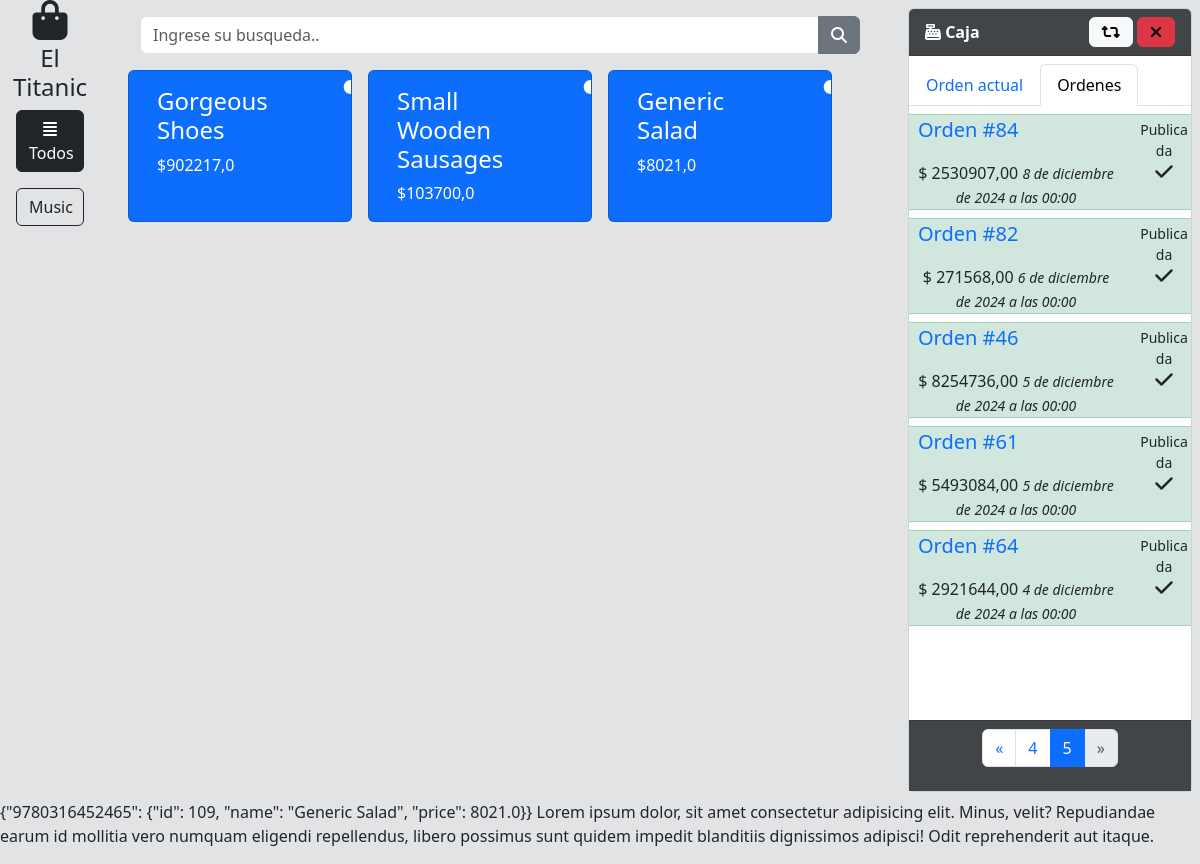
Page /pos?page=5 on the committed database.
### inventory/models.py (models this page shows, shortened)
class Category(models.Model):
    name = models.CharField(max_length=128)
    icon = models.CharField(max_length=128, null=True, default=None)
    description = models.TextField(null=True, default=None)

class Product(models.Model):
    name = models.CharField(max_length=128)
    price = models.FloatField(default=0.0)
    sell_price = models.FloatField(default=0.0)
    stock = models.IntegerField(default=0)
    description = models.TextField(null=True, default=None)
    vendor = models.ForeignKey(Vendor, on_delete=models.SET_NULL, null=True)
    category = models.ForeignKey(Category, on_delete=models.SET_NULL, null=True)
    bar_code = models.CharField(max_length=20, default=0)

class SaleOrder(models.Model):
    options = [
        (1, "Borrador"),
        (2, "Publicada"),
        (3, "Eliminada")
    ]
    date = models.DateTimeField(default=timezone.now)
    customer = models.ForeignKey(Customer, on_delete=models.SET_NULL, null=True)
    status = models.IntegerField(choices=options, default=1)
    registered = models.BooleanField(default=False)

### inventory/views.py (the view)
# urls.py: path('pos', views.posView, name='posView'),
def posView(request):
    if 'nInputs' in request.POST:
        nInputs = request.POST['nInputs']
        if 'draft' in request.POST:
            new_order = SaleOrder.objects.create(status=1)
        elif 'publish' in request.POST:
            if 'customer' in request.POST:
                actual_customer = Customer.objects.get(id=request.POST['customer'])
                actual_debt = int(request.POST['debt'])*-1
                Debt.objects.create(customer=actual_customer, amount=actual_debt)
                new_order = SaleOrder.objects.create(status=2, customer=actual_customer)
            else:
                new_order = SaleOrder.objects.create(status=2)
        c_order = new_order.id
        if 'delete' in request.POST:
            d_id = request.POST['delete']
            d_order = SaleOrder.objects.get(id=d_id)
            d_order.delete()
        for i in range(int(nInputs)):
            str_p = f"p{i}"
            str_q = f"q{i}"
            quantity = request.POST[str_q]
            product_id = request.POST[str_p]
            i_product = Product.objects.get(id=product_id)
            OrderItem.objects.create(order=new_order, product=i_product, quantity=quantity, price=i_product.price)
    else:
        c_order = False
    products = Product.objects.all()
    customer = Customer.objects.all()
    categorys = Category.objects.all()
    orders = SaleOrder.objects.order_by('-date')
    for actual_order in orders:
        actual_items = OrderItem.objects.filter(order=actual_order)
        actual_order.total = 0
        for item in actual_items:
            actual_order.total += item.price * item.quantity
    if request.GET.get('order'):
        order_id = request.GET.get('order')
        order = SaleOrder.objects.get(id=order_id)
        if order.status == 1:
            order_items = OrderItem.objects.filter(order=order)
            total = 0
            if order_items:
                for item in order_items:
                    actual_price = item.price * item.quantity
                    total += actual_price
                for item in order_items:
                    item.total_price = item.price * item.quantity
        else:
            order = []
            order_items = []
    else:
        order = []
        order_items = []
    pagination = Paginator(orders, 10)
    pageNumber = request.GET.get('page')
    order_pages = pagination.get_page(pageNumber)
    if not pageNumber:
        page = False
    else:
        page = True
    product_bc = {}
    test = []
    for product in products:
        if product.bar_code != "0":
            product_bc[f"{product.bar_code}"] = {
            "id": product.pk,
            "name": product.name,
            "price": product.price
        }
    p_w_bar_code = json.dumps(product_bc)
    return render(request, "posView.html", {
        "products": products,
         "categorys": categorys,
         "customer": customer,
         "order": order,
         "order_items": order_items,
         "order_pages": order_pages,
         "page": page,
         "c_order": c_order,
         "bc_products": p_w_bar_code
         })

### inventory/templates/posView.html (shortened to what this page needs)
<!DOCTYPE html>
<html lang="en">
    <head>
        {% load static %}
        <link rel="stylesheet" href="{% static 'css/bootstrap.min.css' %}">
        <link rel="stylesheet" href="{% static 'css/main.css' %}">
        <link rel="stylesheet" href="{% static 'css/simple-line-icons.css' %}">
        <link rel="stylesheet" href="{% static 'css/font-awesome.css' %}">
        <link rel="stylesheet" href="{% static 'css/styles.css' %}">
        <link rel="stylesheet" href="{% static 'css/dataTables.bootstrap4.css' %}">
        <link rel="stylesheet" href="{% static 'css/font-awesome/css/all.css' %}">
    </head>
<body class="bg-secondary" style="--bs-bg-opacity: .20;">
    <div class="container-fluid" style="height: 100vh; width: 100vw; overflow: hidden;">
        <div class="row" style="height: 100vh; width: 100vw;">
            <div class="col-1 container text-center" style="max-height: 100%; overflow:auto;">
                <div class="row d-block align-content-center" style="height: 110px;">
                    <i class="fa-solid fa-bag-shopping fs-1 mb-1"></i>
                    <h4>El Titanic</h4>
                </div>
                <form>
                    <div class="row d-block p-3 pt-0">
                        <label class="categoryItem p-0" data-category="0" id="categoryAll">
                            <span class="btn btn-outline-dark rounded w-100 h-100">
                                <i class="fas fa-align-justify"></i>
                                <span class="fs-6 d-block">Todos</span>
                            </span>
                        </label>
                    </div>
                    {% for c in categorys %}
                        <div class="row d-block p-3 pt-0">
                            <label class="categoryItem p-0 categoryLabel" data-category="{{c.id}}">
                                <span class="btn btn-outline-dark rounded w-100 h-100">
                                    <span class="fs-6 d-block">{{c.name}}</span>
                                </span>
                            </label>
                        </div>
                    {% endfor %}
                </form>
            </div>
            <div class="col-8 overflow-auto" style="max-height: 100vh;">
                <div class="row m-3">
                    <div class="input-group col-12">
                        <input type="text" class="form-control" placeholder="Ingrese su busqueda.." aria-label="Ingrese su busqueda.." id="searchInput">
                        <button class="btn btn-secondary" type="button" id="searchButton"><i class="fas fa-magnifying-glass"></i></button>
                      </div>
                    {% for p in products %}
                        <div class="row mt-3 me-1 col-4 productDiv" data-category="{{p.category.id}}" data-active="1">
                            <label for="cbProduct{{p.id}}" class="card text-white bg-primary overflow-hidden card-product">
                            <div class="card-body row">
                                <div class="col-11">
                                    <h4 class="card-title productItem">{{p.name}}</h4>
                                    <p class="card-text">${{p.price}}</p>
                                </div>
                                <div class="align-content-center text-center position-absolute">
                                    <i class="fas fa-plus position-absolute translate-middle plus-product"></i>
                                </div>
                            </div>
                            </label>
                        </div>
                    {% endfor %}
                </div>
            </div>
            <div class="col-3 p-2">
                <div class="card text-center h-100">
                    <div class="card-header bg-dark text-bg-dark d-flex" style="--bs-bg-opacity: .85;">
                      <div class="flex-grow-1 text-start align-content-center">
                        <i class="fas fa-cash-register"></i>
                        <b>Caja</b>
                      </div>
                      <div class="">
                        <a class="m-0 btn d-inline-flex btn-light h-100 align-self-center" style="color: black;" href="{% url 'posView' %}">
                            <i class="fas fa-retweet align-self-center"></i>
                        </a>
                        <a class="m-0 btn d-inline-flex btn-danger h-100 align-self-center" style="color: black;" href="{% url 'dashboard' %}">
                            <i class="fas fa-xmark align-self-center"></i>
                        </a>
                      </div>
                    </div>
                    <div class="card-body p-0 pt-2" style="/*max-height: 668px;*/ overflow-y: auto; overflow-x:hidden;">
                        <ul class="nav nav-tabs">
                            <li class="nav-item">
                                <a class="nav-link {% if not page == 1 %}active{% endif %}" href="{% url 'posView' %}" id="actualOrder" aria-current="page" style="cursor: pointer;">Orden actual</a>
                            </li>
                            <li class="nav-item">
                                <a class="nav-link {% if page %}active{% endif %}" id="allOrders" style="cursor: pointer;" href="/pos?page=1">Ordenes</a>
                            </li>
                        </ul>
                        <div id="saleOrders" {% if not page %}style="display: none;"{% endif %}>
                            {% for order in order_pages %}
                                {% if order.status == 2 %}
                                <div class="row bg-success-subtle border border-success-subtle border-1 mt-2 mb-2">
                                    <div class="col-9 justify-content-start d-flex">
                                        <a href="/order?order={{order.id}}" style="text-decoration: none;" class="fs-5 ms-2">Orden #{{order.id}}</a>
                                    </div>
                                    <small class="col-3 mt-1">{{order.get_status_display}}</small>
                                    <div class="col-9 justify-content-start d-flex">
                                        <span class="fs-6 ms-2">
                                            <span>$</span>
                                            <span>{{order.total}}</span>
                                            <small class=" align-content-center"><em>{{order.date}}</em></small>
                                        </span>
                                    </div>
                                    <div class="col-3">
                                        <i class="fas fa-check fs-5 mb-2"></i>
                                    </div>
                                </div>
                                {% endif %}
                            {% endfor %}
                        </div>
                    </div>
                    <div class="card-footer bg-dark text-bg-dark p-2" id="allOrdersFooter" style="--bs-bg-opacity: .85; {% if not page %}display: none;{% endif %}">
                        <div class="justify-content-center d-flex dataTables_paginate paging_simple_numbers m-0" id="dataTable_paginate">
                            <ul class="pagination">
                                <li class="paginate_button page-item previous {% if not order_pages.has_previous %}disabled{% endif %}" id="dataTable_previous">
                                    <a href="?page=1" aria-controls="dataTable" data-dt-idx="0" tabindex="0" class="page-link">
                                      &laquo;
                                    </a>
                                  </li>
                                  {% if order_pages.has_previous %}
                                  <li class="paginate_button page-item">
                                    <a href="?page={{ order_pages.previous_page_number }}" aria-controls="dataTable" data-dt-idx="1" tabindex="0" class="page-link">
                                      {{ order_pages.previous_page_number }}
                                    </a>
                                  </li>
                                  {% endif %}
                                  <li class="paginate_button page-item active">
                                    <a href="?page={{ order_pages.number }}" aria-controls="dataTable" data-dt-idx="1" tabindex="0" class="page-link">
                                      {{ order_pages.number }}
                                    </a>
                                  </li>
                                  <li class="paginate_button page-item next {% if not order_pages.has_next %} disabled {% endif %}" id="dataTable_next">
                                    <a href="?page={{ order_pages.paginator.num_pages }}" aria-controls="dataTable" data-dt-idx="2" tabindex="0" class="page-link">
                                      &raquo;
                                    </a>
                                  </li>
                          </ul>
                        </div>
                    </div>
                  </div>
            </div>
        </div>
    </div>
    <p>{{bc_products}}
        Lorem ipsum dolor, sit amet consectetur adipisicing elit. Minus, velit? Repudiandae earum id mollitia vero numquam eligendi repellendus, libero possimus sunt quidem impedit blanditiis dignissimos adipisci! Odit reprehenderit aut itaque.
    </p>
</body>
</html>

### inventory/static/css/main.css (style rules this page uses)
.plus-product { font-size: 7em; top: 110%; left: 110%; transition: all 0.3s ease; }
.card-product { cursor: pointer; transition: .2s; }
.categoryItem { --bs-btn-color: #000; --bs-btn-bg: #f8f9fa; --bs-btn-border-color: #f8f9fa; --bs-btn-hover-color: #000; --bs-btn-hover-bg: #d3d4d5; --bs-btn-hover-border-color: #c6c7c8; --bs-btn-focus-shadow-rgb: 211,212,213; --bs-btn-active-color: #000; --bs-btn-active-bg: #c6c7c8; --bs-btn-active-border-color: #babbbc; --bs-btn-active-shadow: inset 0 3px 5px rgba(0, 0, 0, 0.125); --bs-btn-disabled-color: #000; --bs-btn-disabled-bg: #f8f9fa; --bs-btn-disabled-border-color: #f8f9fa; }
.categoryRadio:checked + span { --bs-btn-color: #fff; --bs-btn-bg: #212529; --bs-btn-border-color: #212529; --bs-btn-hover-color: #fff; --bs-btn-hover-bg: #424649; --bs-btn-hover-border-color: #373b3e; --bs-btn-focus-shadow-rgb: 66,70,73; --bs-btn-active-color: #fff; --bs-btn-active-bg: #4d5154; --bs-btn-active-border-color: #373b3e; --bs-btn-active-shadow: inset 0 3px 5px rgba(0, 0, 0, 0.125); --bs-btn-disabled-color: #fff; --bs-btn-disabled-bg: #212529; --bs-btn-disabled-border-color: #212529; }

### inventory/static/css/styles.css (style rules this page uses)
html { position: relative; min-height: 100%; }
body { height: 100%; }
:root { --input-padding-x: 0.75rem; --input-padding-y: 0.75rem; }

### rows in the picture
Category: name "Music"
Product: name "Gorgeous Shoes", price "902217,0"
Product: name "Small Wooden Sausages", price "103700,0"
Product: name "Generic Salad", price "8021,0"
SaleOrder: id "84", status "Publicada", total "2530907,00", date "8 de diciembre de 2024 a las 00:00"
SaleOrder: id "82", status "Publicada", total "271568,00", date "6 de diciembre de 2024 a las 00:00"
SaleOrder: id "46", status "Publicada", total "8254736,00", date "5 de diciembre de 2024 a las 00:00"
SaleOrder: id "61", status "Publicada", total "5493084,00", date "5 de diciembre de 2024 a las 00:00"
SaleOrder: id "64", status "Publicada", total "2921644,00", date "4 de diciembre de 2024 a las 00:00"

### other values in the picture
{{ order_pages.previous_page_number }} "4"
{{ order_pages.number }} "5"
{{ bc_products }} "{\"9780316452465\": {\"id\": 109, \"name\": \"Generic Salad\", \"price\": 8021.0}}"
